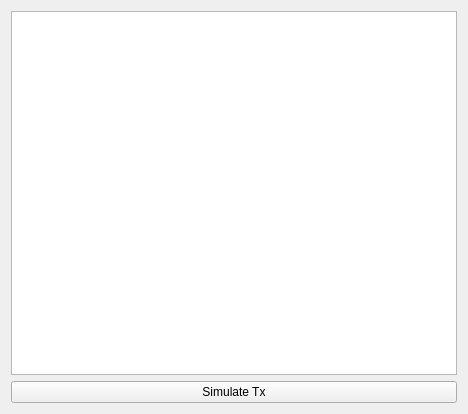
<?xml version="1.0" encoding="UTF-8"?>
<ui version="4.0">
 <class>mdiChild</class>
 <widget class="QWidget" name="mdiChild">
  <property name="geometry">
   <rect>
    <x>0</x>
    <y>0</y>
    <width>468</width>
    <height>414</height>
   </rect>
  </property>
  <property name="windowTitle">
   <string>Form</string>
  </property>
  <layout class="QVBoxLayout" name="verticalLayout">
   <item>
    <widget class="ModelsListWidget" name="modelsList"/>
   </item>
   <item>
    <widget class="QPushButton" name="SimulateTxButton">
     <property name="text">
      <string>Simulate Tx</string>
     </property>
     <property name="icon">
      <iconset resource="companion9x.qrc">
       <normaloff>:/images/simulate.png</normaloff>:/images/simulate.png</iconset>
     </property>
    </widget>
   </item>
  </layout>
 </widget>
 <customwidgets>
  <customwidget>
   <class>ModelsListWidget</class>
   <extends>QListWidget</extends>
   <header location="global">modelslist.h</header>
  </customwidget>
 </customwidgets>
 <resources>
  <include location="companion9x.qrc"/>
 </resources>
 <connections/>
</ui>
